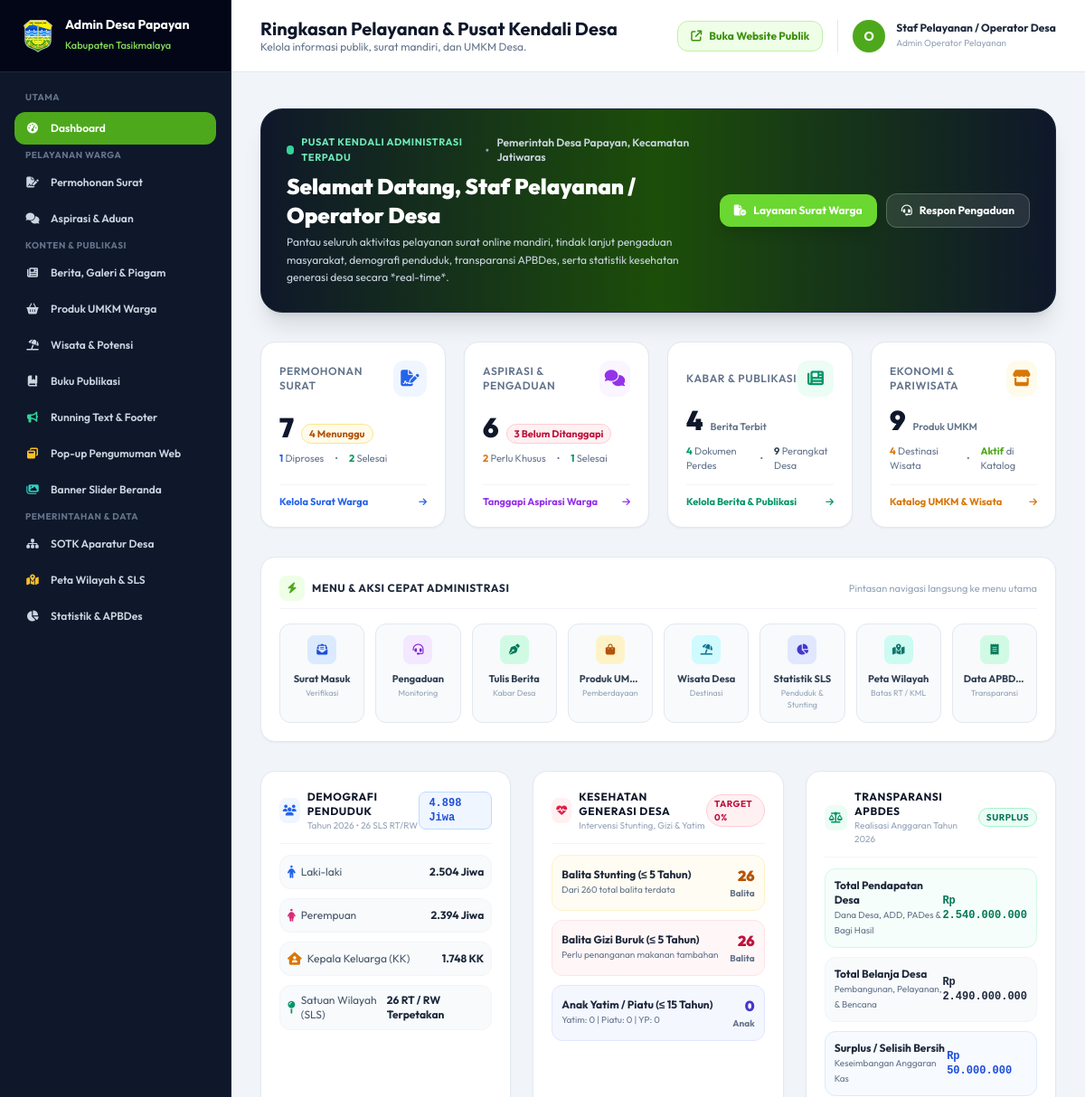
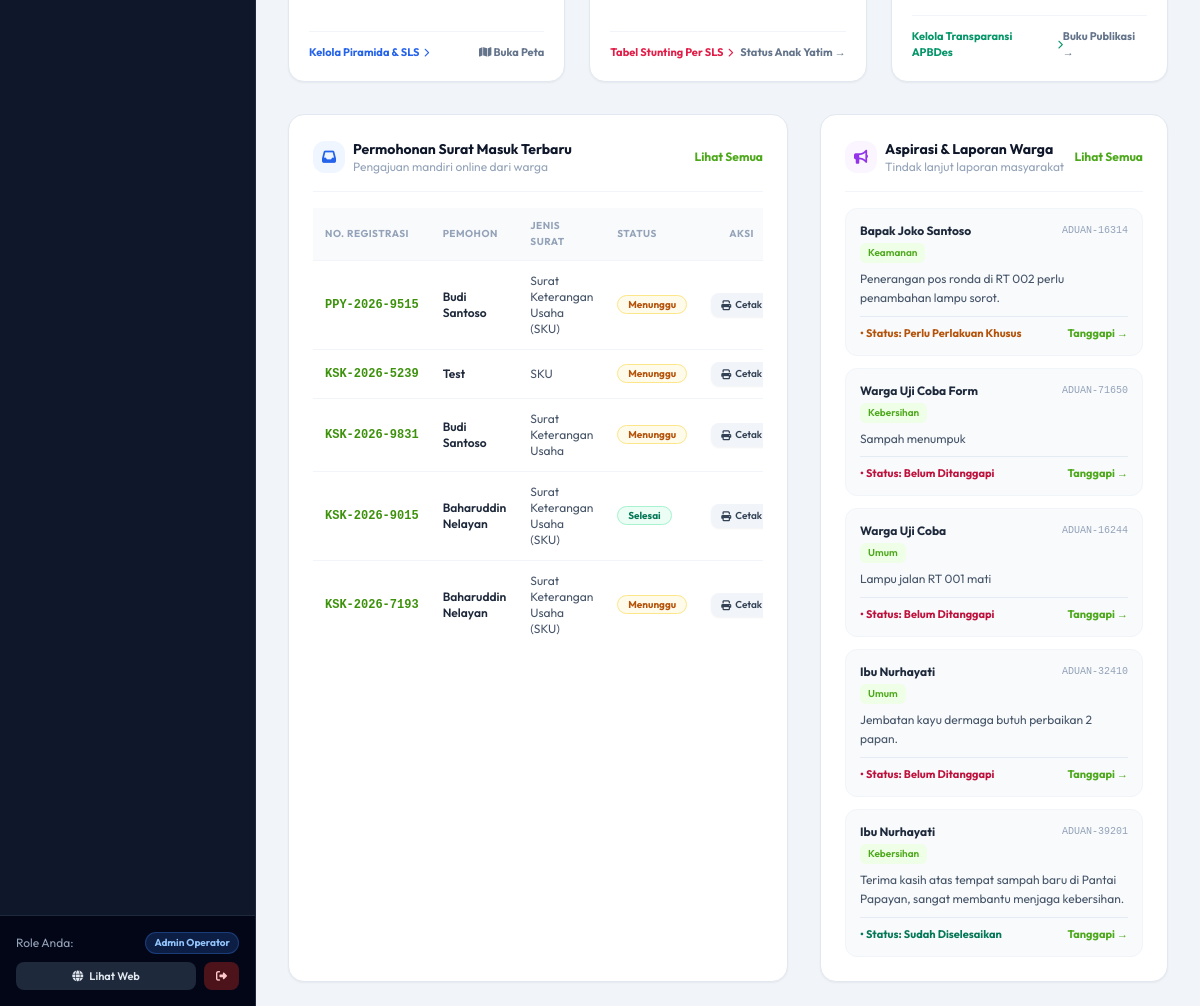
The app's page /admin (signed in), older data (2 pictures, top to bottom).
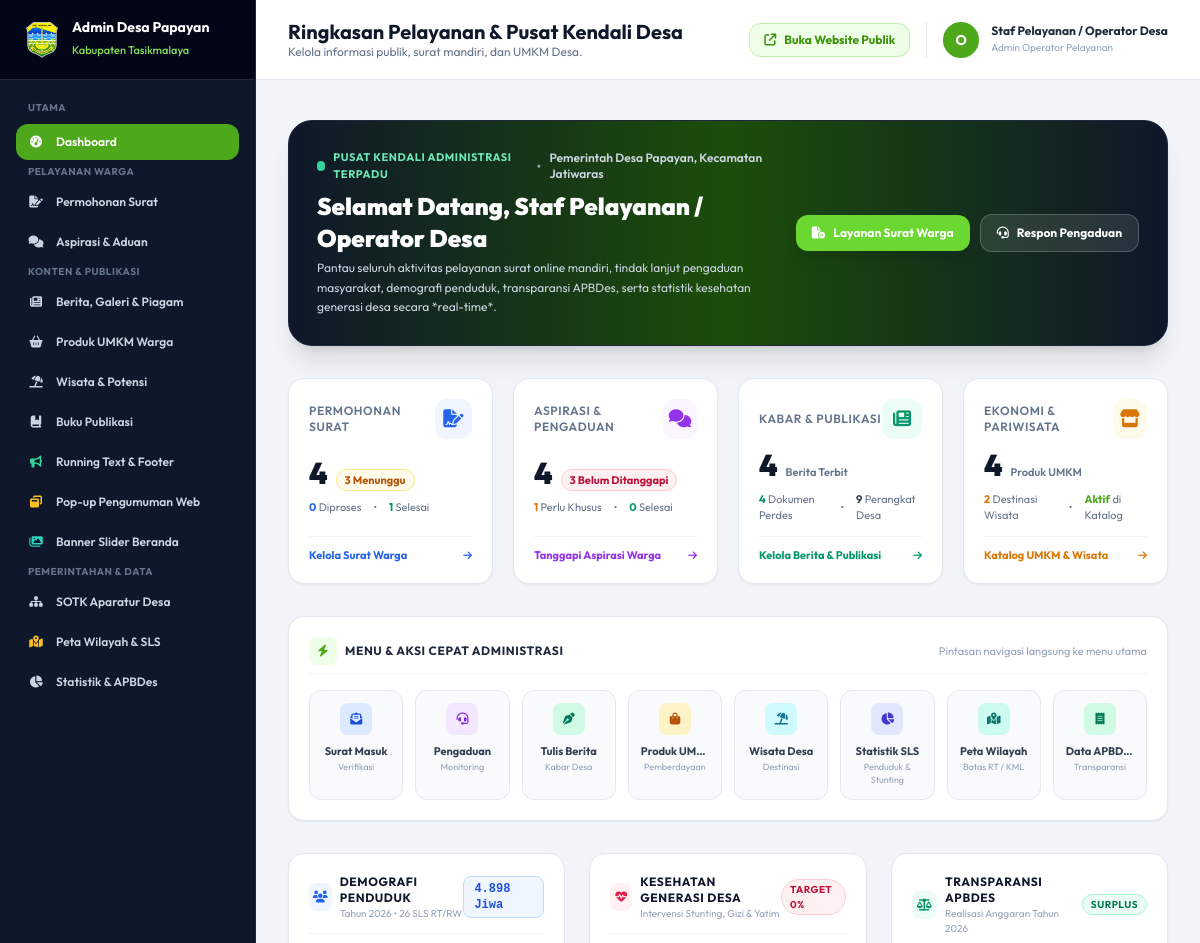
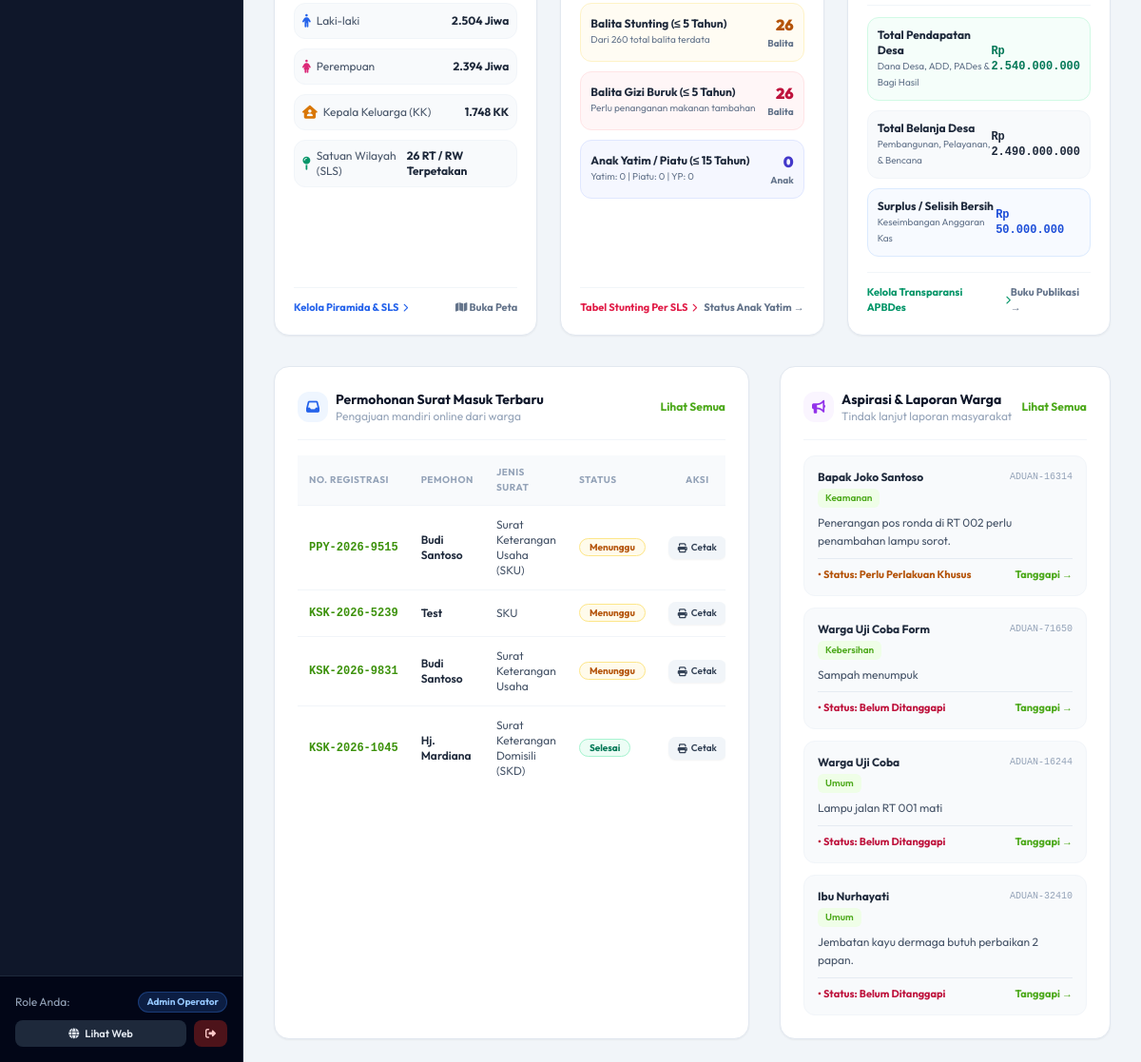
The same page, newer data (2 pictures, top to bottom).
### tables this page shows
CREATE TABLE layanan_surat (
        id INTEGER PRIMARY KEY AUTOINCREMENT,
        no_reg TEXT UNIQUE NOT NULL,
        jenis_surat TEXT NOT NULL,
        nik TEXT NOT NULL,
        nama TEXT NOT NULL,
        wa TEXT NOT NULL,
        dusun TEXT NOT NULL,
        rt TEXT NOT NULL,
        keperluan TEXT NOT NULL,
        status TEXT DEFAULT 'Menunggu',
        catatan_admin TEXT,
        created_at TIMESTAMP DEFAULT CURRENT_TIMESTAMP
    );

CREATE TABLE pengaduan (
        id INTEGER PRIMARY KEY AUTOINCREMENT,
        no_tiket TEXT UNIQUE NOT NULL,
        nama TEXT NOT NULL,
        kontak TEXT NOT NULL,
        kategori TEXT NOT NULL,
        pesan TEXT NOT NULL,
        status TEXT DEFAULT 'Menunggu',
        tanggapan_admin TEXT,
        created_at TIMESTAMP DEFAULT CURRENT_TIMESTAMP
    , lampiran TEXT, uraian_tindak_lanjut TEXT);

### app.py (the view)
@app.route('/admin')
@login_required
def admin_dashboard():
    conn = get_db()
    cursor = conn.cursor()
    cursor.execute("SELECT COUNT(*) FROM layanan_surat")
    total_surat = cursor.fetchone()[0] or 0
    cursor.execute("SELECT COUNT(*) FROM layanan_surat WHERE status = 'Menunggu'")
    surat_pending = cursor.fetchone()[0] or 0
    cursor.execute("SELECT COUNT(*) FROM layanan_surat WHERE status = 'Diproses'")
    surat_proses = cursor.fetchone()[0] or 0
    cursor.execute("SELECT COUNT(*) FROM layanan_surat WHERE status = 'Selesai'")
    surat_selesai = cursor.fetchone()[0] or 0
    cursor.execute("SELECT COUNT(*) FROM pengaduan")
    total_aduan = cursor.fetchone()[0] or 0
    cursor.execute("SELECT COUNT(*) FROM pengaduan WHERE status = 'Belum Ditanggapi' OR status = 'Menunggu'")
    aduan_pending = cursor.fetchone()[0] or 0
    cursor.execute("SELECT COUNT(*) FROM pengaduan WHERE status = 'Perlu Perlakuan Khusus'")
    aduan_khusus = cursor.fetchone()[0] or 0
    cursor.execute("SELECT COUNT(*) FROM pengaduan WHERE status = 'Sudah Diselesaikan' OR status = 'Selesai'")
    aduan_selesai = cursor.fetchone()[0] or 0
    cursor.execute("SELECT COUNT(*) FROM berita")
    total_berita = cursor.fetchone()[0] or 0
    cursor.execute("SELECT COUNT(*) FROM umkm")
    total_umkm = cursor.fetchone()[0] or 0
    cursor.execute("SELECT COUNT(*) FROM wisata")
    total_wisata = cursor.fetchone()[0] or 0
    cursor.execute("SELECT COUNT(*) FROM buku_publikasi")
    total_publikasi = cursor.fetchone()[0] or 0
    cursor.execute("SELECT COUNT(*) FROM perangkat_desa")
    total_perangkat = cursor.fetchone()[0] or 0
    cursor.execute("SELECT * FROM statistik WHERE total_penduduk > 0 ORDER BY tahun DESC LIMIT 1")
    stat_row = cursor.fetchone()
    if not stat_row:
        cursor.execute("SELECT * FROM statistik ORDER BY tahun DESC LIMIT 1")
        stat_row = cursor.fetchone()
    stat_penduduk = dict(stat_row or {})
    cursor.execute("SELECT COUNT(*) FROM statistik_sls WHERE tahun = ?", (stat_penduduk.get('tahun', 2026),))
    total_sls = cursor.fetchone()[0] or 26
    tahun_stat = stat_penduduk.get('tahun', 2026)
    cursor.execute("SELECT SUM(anak_stunting), SUM(jumlah_anak_balita) FROM statistik_stunting WHERE tahun = ?", (tahun_stat,))
    stunt_res = cursor.fetchone()
    total_stunting = (stunt_res[0] if stunt_res and stunt_res[0] is not None else 0)
    total_balita = (stunt_res[1] if stunt_res and stunt_res[1] is not None else 0)
    cursor.execute("SELECT SUM(anak_gizi_buruk) FROM statistik_gizi_buruk WHERE tahun = ?", (tahun_stat,))
    gizi_res = cursor.fetchone()
    total_gizi_buruk = (gizi_res[0] if gizi_res and gizi_res[0] is not None else 0)
    cursor.execute("SELECT SUM(anak_yatim), SUM(anak_piatu), SUM(yatim_piatu) FROM statistik_anak WHERE tahun = ?", (tahun_stat,))
    anak_res = cursor.fetchone()
    anak_yatim = (anak_res[0] if anak_res and anak_res[0] is not None else 0)
    anak_piatu = (anak_res[1] if anak_res and anak_res[1] is not None else 0)
    anak_yp = (anak_res[2] if anak_res and anak_res[2] is not None else 0)
    total_yatim_semua = anak_yatim + anak_piatu + anak_yp
    cursor.execute("SELECT * FROM apbdes WHERE id = 1")
    apbdes_row = cursor.fetchone()
    apbdes_data = dict(apbdes_row or {})
    cursor.execute("SELECT * FROM layanan_surat ORDER BY id DESC LIMIT 5")
    recent_surat = [dict(row) for row in cursor.fetchall()]
    cursor.execute("SELECT * FROM pengaduan ORDER BY id DESC LIMIT 5")
    recent_aduan = [dict(row) for row in cursor.fetchall()]
    cursor.execute("SELECT * FROM activity_logs ORDER BY id DESC LIMIT 4")
    recent_logs = [dict(r) for r in cursor.fetchall()]
    cursor.execute("SELECT COUNT(*) FROM users")
    total_users = cursor.fetchone()[0] or 0
    conn.close()
    backup_dir = os.path.join(os.path.dirname(__file__), 'backups')
    total_backups = len([f for f in os.listdir(backup_dir) if os.path.isfile(os.path.join(backup_dir, f))]) if os.path.exists(backup_dir) else 0
    metrics = {
        'total_surat': total_surat,
        'surat_pending': surat_pending,
        'surat_proses': surat_proses,
        'surat_selesai': surat_selesai,
        'total_aduan': total_aduan,
        'aduan_pending': aduan_pending,
        'aduan_khusus': aduan_khusus,
        'aduan_selesai': aduan_selesai,
        'total_berita': total_berita,
        'total_umkm': total_umkm,
        'total_wisata': total_wisata,
        'total_publikasi': total_publikasi,
        'total_perangkat': total_perangkat,
        'stat_penduduk': stat_penduduk,
        'total_sls': total_sls,
        'total_stunting': total_stunting,
        'total_balita': total_balita,
        'total_gizi_buruk': total_gizi_buruk,
        'total_yatim_semua': total_yatim_semua,
        'anak_yatim': anak_yatim,
        'anak_piatu': anak_piatu,
        'anak_yp': anak_yp,
        'apbdes_data': apbdes_data,
        'total_users': total_users,
        'total_backups': total_backups
    }
    return render_template(
        'admin/dashboard.html',
        metrics=metrics,
        recent_surat=recent_surat,
        recent_aduan=recent_aduan,
        recent_logs=recent_logs
    )

### app.py (called while the page is built)
@app.before_request
def track_visitor_hit():
    if request.method == 'GET' and not (
        request.path.startswith('/static') or
        request.path.startswith('/admin') or
        request.path.startswith('/api')
    ):
        try:
            record_visitor_hit()
        except Exception:
            pass

def login_required(f):
    @wraps(f)
    def decorated_function(*args, **kwargs):
        if 'user_id' not in session:
            flash('Silakan login terlebih dahulu untuk mengakses panel admin.', 'warning')
            return redirect(url_for('admin_login'))
        return f(*args, **kwargs)
    return decorated_function

### database.py (called while the page is built)
def get_db():
    conn = sqlite3.connect(DB_PATH)
    conn.row_factory = sqlite3.Row
    return conn

### security_engine.py (called while the page is built, shortened)
def get_client_ip():
    forwarded = request.headers.get('X-Forwarded-For')
    if forwarded:
        return forwarded.split(',')[0].strip()
    return request.headers.get('X-Real-IP', request.remote_addr or '127.0.0.1')

    def _cleanup(self, now):
        if now - self._last_cleanup < 60:
            return

### templates/admin/dashboard.html (shortened to what the changed rows need)
{% extends "base_admin.html" %}
{% block header_title %}Ringkasan Pelayanan & Pusat Kendali Desa{% endblock %}
{% block content %}
<div class="space-y-8">
  <div class="bg-gradient-to-r from-slate-900 via-brand-900 to-slate-900 text-white rounded-3xl p-6 sm:p-7 shadow-xl border border-slate-800 relative overflow-hidden">
    <div class="flex flex-col lg:flex-row lg:items-center justify-between gap-6 relative z-10">
      <div>
        <h2 class="text-xl sm:text-2xl font-black text-white">Selamat Datang, {{ session.get('nama') or 'Administrator' }}</h2>
      </div>
    </div>
  </div>
  <div class="grid grid-cols-1 sm:grid-cols-2 lg:grid-cols-4 gap-5">
    <div class="bg-white p-5 rounded-2xl border border-slate-200 shadow-sm flex flex-col justify-between hover:border-blue-300 transition group">
      <div class="mt-2">
        <div class="flex items-baseline gap-2">
          <span class="text-3xl font-black text-slate-900">{{ metrics.total_surat }}</span>
          <span class="text-[11px] font-bold text-amber-700 bg-amber-50 px-2 py-0.5 rounded-full border border-amber-200">
            {{ metrics.surat_pending }} Menunggu
          </span>
        </div>
        <div class="flex items-center gap-3 mt-2 text-[11px] text-slate-500">
          <span><strong class="text-blue-600">{{ metrics.surat_proses }}</strong> Diproses</span>
          <span><strong class="text-emerald-600">{{ metrics.surat_selesai }}</strong> Selesai</span>
        </div>
      </div>
    </div>
    <div class="bg-white p-5 rounded-2xl border border-slate-200 shadow-sm flex flex-col justify-between hover:border-purple-300 transition group">
      <div class="mt-2">
        <div class="flex items-baseline gap-2">
          <span class="text-3xl font-black text-slate-900">{{ metrics.total_aduan }}</span>
          <span class="text-[11px] font-bold text-rose-700 bg-rose-50 px-2 py-0.5 rounded-full border border-rose-200">
            {{ metrics.aduan_pending }} Belum Ditanggapi
          </span>
        </div>
        <div class="flex items-center gap-3 mt-2 text-[11px] text-slate-500">
          <span><strong class="text-amber-600">{{ metrics.aduan_khusus }}</strong> Perlu Khusus</span>
          <span><strong class="text-emerald-600">{{ metrics.aduan_selesai }}</strong> Selesai</span>
        </div>
      </div>
    </div>
    <div class="bg-white p-5 rounded-2xl border border-slate-200 shadow-sm flex flex-col justify-between hover:border-amber-300 transition group">
      <div class="mt-2">
        <div class="flex items-baseline gap-2">
          <span class="text-3xl font-black text-slate-900">{{ metrics.total_umkm }}</span>
          <span class="text-[11px] font-semibold text-slate-500">Produk UMKM</span>
        </div>
        <div class="flex items-center gap-3 mt-2 text-[11px] text-slate-500">
          <span><strong class="text-amber-600">{{ metrics.total_wisata }}</strong> Destinasi Wisata</span>
        </div>
      </div>
    </div>
  </div>
          {% set selisih = (metrics.apbdes_data.pendapatan_total or 0) - (metrics.apbdes_data.belanja_total or 0) %}
  <div class="grid grid-cols-1 lg:grid-cols-12 gap-8">
    <div class="lg:col-span-7 bg-white rounded-2xl border border-slate-200 p-6 shadow-sm">
      <div class="overflow-x-auto">
        <table class="w-full text-xs text-left">
          <thead class="text-[10px] uppercase text-slate-400 bg-slate-50 border-b border-slate-100 font-bold tracking-wider">
            <tr>
              <th class="py-2.5 px-3">No. Registrasi</th>
              <th class="py-2.5 px-3">Pemohon</th>
              <th class="py-2.5 px-3">Jenis Surat</th>
              <th class="py-2.5 px-3">Status</th>
              <th class="py-2.5 px-3 text-center">Aksi</th>
            </tr>
          </thead>
          <tbody class="divide-y divide-slate-100">
            {% for s in recent_surat %}
            <tr class="hover:bg-slate-50 transition">
              <td class="py-3 px-3 font-mono font-bold text-brand-800 whitespace-nowrap">{{ s.no_reg }}</td>
              <td class="py-3 px-3 font-semibold text-slate-800">{{ s.nama }}</td>
              <td class="py-3 px-3 text-slate-600">{{ s.jenis_surat }}</td>
              <td class="py-3 px-3 whitespace-nowrap">
                {% if s.status == 'Menunggu' %}
                  <span class="px-2.5 py-0.5 rounded-full bg-amber-50 text-amber-700 border border-amber-200 font-bold text-[10px]">Menunggu</span>
                {% elif s.status == 'Diproses' %}
                  <span class="px-2.5 py-0.5 rounded-full bg-blue-50 text-blue-700 border border-blue-200 font-bold text-[10px]">Diproses</span>
                {% elif s.status == 'Selesai' %}
                  <span class="px-2.5 py-0.5 rounded-full bg-emerald-50 text-emerald-700 border border-emerald-200 font-bold text-[10px]">Selesai</span>
                {% else %}
                  <span class="px-2.5 py-0.5 rounded-full bg-rose-50 text-rose-700 border border-rose-200 font-bold text-[10px]">{{ s.status }}</span>
                {% endif %}
              </td>
              <td class="py-3 px-3 text-center whitespace-nowrap">
                <a href="{{ url_for('cetak_surat', no_reg=s.no_reg) }}" target="_blank" class="px-2.5 py-1 rounded-lg bg-slate-100 hover:bg-slate-200 text-slate-700 font-semibold text-[10px] inline-flex items-center gap-1 transition shadow-sm">
                  <i class="fa-solid fa-print"></i> Cetak
                </a>
              </td>
            </tr>
            {% else %}
            <tr>
              <td colspan="5" class="py-8 text-center text-slate-400">Belum ada permohonan surat masuk.</td>
            </tr>
            {% endfor %}
          </tbody>
        </table>
      </div>
    </div>
    <div class="lg:col-span-5 bg-white rounded-2xl border border-slate-200 p-6 shadow-sm">
      <div class="space-y-3">
        {% for a in recent_aduan %}
        <div class="p-3.5 rounded-xl bg-slate-50 border border-slate-100 text-xs hover:border-purple-200 transition">
          <div class="flex items-center justify-between mb-1">
            <span class="font-bold text-slate-800">{{ a.nama }}</span>
            <span class="text-[10px] font-mono text-slate-400">{{ a.no_tiket }}</span>
          </div>
          <span class="inline-block text-[10px] font-semibold text-brand-700 bg-brand-50 px-2 py-0.5 rounded-md mb-1.5">{{ a.kategori }}</span>
          <p class="text-slate-600 line-clamp-2 leading-relaxed">{{ a.pesan }}</p>
          <div class="mt-2 pt-2 border-t border-slate-200/80 flex items-center justify-between text-[11px]">
            <span class="font-bold {% if a.status == 'Sudah Diselesaikan' or a.status == 'Selesai' %}text-emerald-700{% elif a.status == 'Perlu Perlakuan Khusus' %}text-amber-700{% else %}text-rose-700{% endif %}">
              • Status: {{ a.status }}
            </span>
            <a href="{{ url_for('admin_pengaduan') }}" class="text-brand-700 font-bold hover:underline">Tanggapi &rarr;</a>
          </div>
        </div>
        {% else %}
        <p class="text-xs text-slate-400 text-center py-8">Belum ada aspirasi atau pengaduan warga.</p>
        {% endfor %}
      </div>
    </div>
  </div>
</div>
{% endblock %}

Row changes from the older to the newer data that the page shows:
removed layanan_surat: no_reg "KSK-2026-9015", nama "Baharuddin Nelayan", jenis_surat "Surat Keterangan Usaha (SKU)", status "Selesai"
removed layanan_surat: no_reg "KSK-2026-7193", nama "Baharuddin Nelayan", jenis_surat "Surat Keterangan Usaha (SKU)", status "Menunggu"
removed pengaduan: nama "Ibu Nurhayati", no_tiket "ADUAN-39201", kategori "Kebersihan", pesan "Terima kasih atas tempat sampah baru di Pantai Papayan, sangat membantu menjaga kebersihan.", status "Sudah Diselesaikan"
now on this page (row unchanged): layanan_surat: no_reg "KSK-2026-1045", nama "Hj. Mardiana", jenis_surat "Surat Keterangan Domisili (SKD)", status "Selesai"
Text that changed along with them:
{{ metrics.total_surat }}: "7" → "4"
{{ metrics.surat_pending }}: "4" → "3"
{{ metrics.surat_proses }}: "1" → "0"
{{ metrics.surat_selesai }}: "2" → "1"
{{ metrics.total_aduan }}: "6" → "4"
{{ metrics.aduan_khusus }}: "2" → "1"
{{ metrics.aduan_selesai }}: "1" → "0"
{{ metrics.total_umkm }}: "9" → "4"
{{ metrics.total_wisata }}: "4" → "2"
